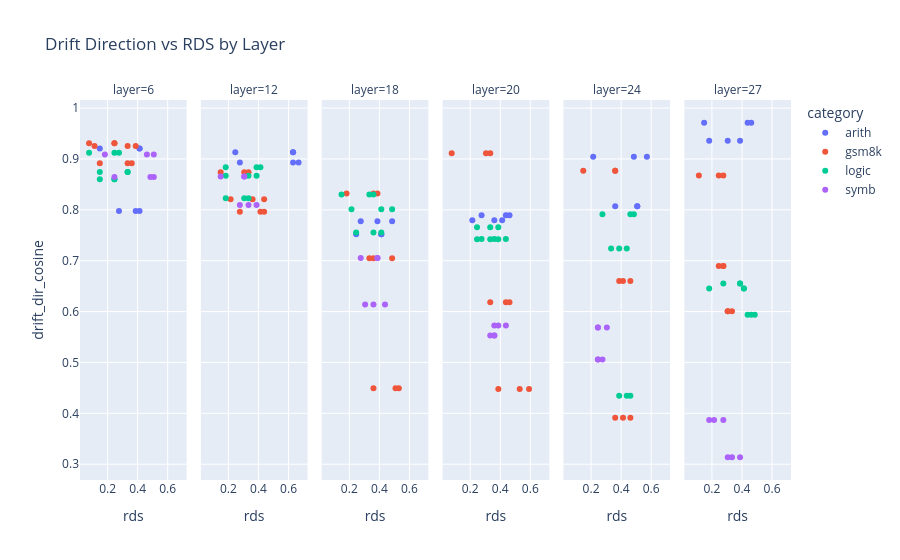

Notebook code cell kept with this figure:
### Markdown cell above
## Drift Direction Cosine vs RDS

### Code cell
if 'detail' in locals():
    fig = px.scatter(detail, x="rds", y="drift_dir_cosine", color="category", 
                     hover_name="problem_id", facet_col="layer",
                     title="Drift Direction vs RDS by Layer")
    fig.show()

### Figure 1 — Plotly figure (JSON) as saved in the notebook; plotly's stock layout.template omitted (floating-point values rounded to 4 significant figures)
{"data": [{"hovertemplate": "<b>%{hovertext}</b><br><br>category=arith<br>layer=6<br>rds=%{x}<br>drift_dir_cosine=%{y}<extra></extra>", "hovertext": ["arith_5", "arith_5", "arith_5", "arith_6", "arith_6", "arith_6"], "legendgroup": "arith", "marker": {"color": "#636efa", "symbol": "circle"}, "mode": "markers", "name": "arith", "orientation": "v", "showlegend": true, "type": "scatter", "x": [0.4127, 0.4127, 0.1481, 0.4127, 0.3871, 0.2759], "xaxis": "x", "y": [0.9206, 0.9206, 0.9206, 0.7976, 0.7976, 0.7976], "yaxis": "y"}, {"hovertemplate": "<b>%{hovertext}</b><br><br>category=arith<br>layer=12<br>rds=%{x}<br>drift_dir_cosine=%{y}<extra></extra>", "hovertext": ["arith_5", "arith_5", "arith_5", "arith_6", "arith_6", "arith_6"], "legendgroup": "arith", "marker": {"color": "#636efa", "symbol": "circle"}, "mode": "markers", "name": "arith", "orientation": "v", "showlegend": false, "type": "scatter", "x": [0.6301, 0.6301, 0.2456, 0.6667, 0.6301, 0.2759], "xaxis": "x2", "y": [0.9132, 0.9132, 0.9132, 0.8932, 0.8932, 0.8932], "yaxis": "y2"}, {"hovertemplate": "<b>%{hovertext}</b><br><br>category=arith<br>layer=18<br>rds=%{x}<br>drift_dir_cosine=%{y}<extra></extra>", "hovertext": ["arith_5", "arith_5", "arith_5", "arith_6", "arith_6", "arith_6"], "legendgroup": "arith", "marker": {"color": "#636efa", "symbol": "circle"}, "mode": "markers", "name": "arith", "orientation": "v", "showlegend": false, "type": "scatter", "x": [0.3871, 0.4848, 0.2759, 0.4127, 0.4127, 0.2456], "xaxis": "x3", "y": [0.7775, 0.7775, 0.7775, 0.7519, 0.7519, 0.7519], "yaxis": "y3"}, {"hovertemplate": "<b>%{hovertext}</b><br><br>category=arith<br>layer=20<br>rds=%{x}<br>drift_dir_cosine=%{y}<extra></extra>", "hovertext": ["arith_5", "arith_5", "arith_5", "arith_6", "arith_6", "arith_6"], "legendgroup": "arith", "marker": {"color": "#636efa", "symbol": "circle"}, "mode": "markers", "name": "arith", "orientation": "v", "showlegend": false, "type": "scatter", "x": [0.4615, 0.4375, 0.2759, 0.3607, 0.4127, 0.2143], "xaxis": "x4", "y": [0.7893, 0.7893, 0.7893, 0.7793, 0.7793, 0.7793], "yaxis": "y4"}, {"hovertemplate": "<b>%{hovertext}</b><br><br>category=arith<br>layer=24<br>rds=%{x}<br>drift_dir_cosine=%{y}<extra></extra>", "hovertext": ["arith_5", "arith_5", "arith_5", "arith_6", "arith_6", "arith_6"], "legendgroup": "arith", "marker": {"color": "#636efa", "symbol": "circle"}, "mode": "markers", "name": "arith", "orientation": "v", "showlegend": false, "type": "scatter", "x": [0.5714, 0.4848, 0.2143, 0.5075, 0.5075, 0.3607], "xaxis": "x5", "y": [0.9046, 0.9046, 0.9046, 0.8072, 0.8072, 0.8072], "yaxis": "y5"}, {"hovertemplate": "<b>%{hovertext}</b><br><br>category=arith<br>layer=27<br>rds=%{x}<br>drift_dir_cosine=%{y}<extra></extra>", "hovertext": ["arith_5", "arith_5", "arith_5", "arith_6", "arith_6", "arith_6"], "legendgroup": "arith", "marker": {"color": "#636efa", "symbol": "circle"}, "mode": "markers", "name": "arith", "orientation": "v", "showlegend": false, "type": "scatter", "x": [0.4615, 0.4375, 0.1481, 0.3051, 0.3871, 0.1818], "xaxis": "x6", "y": [0.9712, 0.9712, 0.9712, 0.9359, 0.9359, 0.9359], "yaxis": "y6"}, {"hovertemplate": "<b>%{hovertext}</b><br><br>category=gsm8k<br>layer=6<br>rds=%{x}<br>drift_dir_cosine=%{y}<extra></extra>", "hovertext": ["gsm8k_10", "gsm8k_10", "gsm8k_10", "gsm8k_11", "gsm8k_11", "gsm8k_11", "gsm8k_16", "gsm8k_16", "gsm8k_16"], "legendgroup": "gsm8k", "marker": {"color": "#EF553B", "symbol": "circle"}, "mode": "markers", "name": "gsm8k", "orientation": "v", "showlegend": true, "type": "scatter", "x": [0.3871, 0.3333, 0.1132, 0.2456, 0.2456, 0.07692, 0.3607, 0.3333, 0.1481], "xaxis": "x", "y": [0.9256, 0.9256, 0.9256, 0.9311, 0.9311, 0.9311, 0.8916, 0.8916, 0.8916], "yaxis": "y"}, {"hovertemplate": "<b>%{hovertext}</b><br><br>category=gsm8k<br>layer=12<br>rds=%{x}<br>drift_dir_cosine=%{y}<extra></extra>", "hovertext": ["gsm8k_10", "gsm8k_10", "gsm8k_10", "gsm8k_11", "gsm8k_11", "gsm8k_11", "gsm8k_16", "gsm8k_16", "gsm8k_16"], "legendgroup": "gsm8k", "marker": {"color": "#EF553B", "symbol": "circle"}, "mode": "markers", "name": "gsm8k", "orientation": "v", "showlegend": false, "type": "scatter", "x": [0.4375, 0.3607, 0.2143, 0.4127, 0.4375, 0.2759, 0.3051, 0.3333, 0.1481], "xaxis": "x2", "y": [0.8209, 0.8209, 0.8209, 0.7962, 0.7962, 0.7962, 0.8741, 0.8741, 0.8741], "yaxis": "y2"}, {"hovertemplate": "<b>%{hovertext}</b><br><br>category=gsm8k<br>layer=18<br>rds=%{x}<br>drift_dir_cosine=%{y}<extra></extra>", "hovertext": ["gsm8k_10", "gsm8k_10", "gsm8k_10", "gsm8k_11", "gsm8k_11", "gsm8k_11", "gsm8k_16", "gsm8k_16", "gsm8k_16"], "legendgroup": "gsm8k", "marker": {"color": "#EF553B", "symbol": "circle"}, "mode": "markers", "name": "gsm8k", "orientation": "v", "showlegend": false, "type": "scatter", "x": [0.4848, 0.3607, 0.3333, 0.3607, 0.3871, 0.1818, 0.3607, 0.5294, 0.5075], "xaxis": "x3", "y": [0.7049, 0.7049, 0.7049, 0.8322, 0.8322, 0.8322, 0.4493, 0.4493, 0.4493], "yaxis": "y3"}, {"hovertemplate": "<b>%{hovertext}</b><br><br>category=gsm8k<br>layer=20<br>rds=%{x}<br>drift_dir_cosine=%{y}<extra></extra>", "hovertext": ["gsm8k_10", "gsm8k_10", "gsm8k_10", "gsm8k_11", "gsm8k_11", "gsm8k_11", "gsm8k_16", "gsm8k_16", "gsm8k_16"], "legendgroup": "gsm8k", "marker": {"color": "#EF553B", "symbol": "circle"}, "mode": "markers", "name": "gsm8k", "orientation": "v", "showlegend": false, "type": "scatter", "x": [0.4615, 0.4375, 0.3333, 0.3333, 0.3051, 0.07692, 0.3871, 0.5915, 0.5294], "xaxis": "x4", "y": [0.6182, 0.6182, 0.6182, 0.9112, 0.9112, 0.9112, 0.4478, 0.4478, 0.4478], "yaxis": "y4"}, {"hovertemplate": "<b>%{hovertext}</b><br><br>category=gsm8k<br>layer=24<br>rds=%{x}<br>drift_dir_cosine=%{y}<extra></extra>", "hovertext": ["gsm8k_10", "gsm8k_10", "gsm8k_10", "gsm8k_11", "gsm8k_11", "gsm8k_11", "gsm8k_16", "gsm8k_16", "gsm8k_16"], "legendgroup": "gsm8k", "marker": {"color": "#EF553B", "symbol": "circle"}, "mode": "markers", "name": "gsm8k", "orientation": "v", "showlegend": false, "type": "scatter", "x": [0.4615, 0.3871, 0.4127, 0.3607, 0.3607, 0.1481, 0.3607, 0.4615, 0.4127], "xaxis": "x5", "y": [0.6602, 0.6602, 0.6602, 0.8766, 0.8766, 0.8766, 0.3912, 0.3912, 0.3912], "yaxis": "y5"}, {"hovertemplate": "<b>%{hovertext}</b><br><br>category=gsm8k<br>layer=27<br>rds=%{x}<br>drift_dir_cosine=%{y}<extra></extra>", "hovertext": ["gsm8k_10", "gsm8k_10", "gsm8k_10", "gsm8k_11", "gsm8k_11", "gsm8k_11", "gsm8k_16", "gsm8k_16", "gsm8k_16"], "legendgroup": "gsm8k", "marker": {"color": "#EF553B", "symbol": "circle"}, "mode": "markers", "name": "gsm8k", "orientation": "v", "showlegend": false, "type": "scatter", "x": [0.3333, 0.3051, 0.3051, 0.2759, 0.2456, 0.1132, 0.2759, 0.2456, 0.2759], "xaxis": "x6", "y": [0.6007, 0.6007, 0.6007, 0.8673, 0.8673, 0.8673, 0.6895, 0.6895, 0.6895], "yaxis": "y6"}, {"hovertemplate": "<b>%{hovertext}</b><br><br>category=logic<br>layer=6<br>rds=%{x}<br>drift_dir_cosine=%{y}<extra></extra>", "hovertext": ["logic_23", "logic_23", "logic_23", "logic_28", "logic_28", "logic_28", "logic_29", "logic_29", "logic_29"], "legendgroup": "logic", "marker": {"color": "#00cc96", "symbol": "circle"}, "mode": "markers", "name": "logic", "orientation": "v", "showlegend": true, "type": "scatter", "x": [0.3333, 0.3333, 0.1481, 0.2456, 0.2456, 0.1481, 0.2759, 0.2456, 0.07692], "xaxis": "x", "y": [0.8743, 0.8743, 0.8743, 0.8603, 0.8603, 0.8603, 0.912, 0.912, 0.912], "yaxis": "y"}, {"hovertemplate": "<b>%{hovertext}</b><br><br>category=logic<br>layer=12<br>rds=%{x}<br>drift_dir_cosine=%{y}<extra></extra>", "hovertext": ["logic_23", "logic_23", "logic_23", "logic_28", "logic_28", "logic_28", "logic_29", "logic_29", "logic_29"], "legendgroup": "logic", "marker": {"color": "#00cc96", "symbol": "circle"}, "mode": "markers", "name": "logic", "orientation": "v", "showlegend": false, "type": "scatter", "x": [0.3333, 0.3871, 0.1818, 0.3871, 0.4127, 0.1818, 0.3051, 0.3333, 0.1818], "xaxis": "x2", "y": [0.867, 0.867, 0.867, 0.8839, 0.8839, 0.8839, 0.8225, 0.8225, 0.8225], "yaxis": "y2"}, {"hovertemplate": "<b>%{hovertext}</b><br><br>category=logic<br>layer=18<br>rds=%{x}<br>drift_dir_cosine=%{y}<extra></extra>", "hovertext": ["logic_23", "logic_23", "logic_23", "logic_28", "logic_28", "logic_28", "logic_29", "logic_29", "logic_29"], "legendgroup": "logic", "marker": {"color": "#00cc96", "symbol": "circle"}, "mode": "markers", "name": "logic", "orientation": "v", "showlegend": false, "type": "scatter", "x": [0.4127, 0.3607, 0.2456, 0.3607, 0.3333, 0.1481, 0.4848, 0.4127, 0.2143], "xaxis": "x3", "y": [0.7555, 0.7555, 0.7555, 0.8302, 0.8302, 0.8302, 0.8013, 0.8013, 0.8013], "yaxis": "y3"}, {"hovertemplate": "<b>%{hovertext}</b><br><br>category=logic<br>layer=20<br>rds=%{x}<br>drift_dir_cosine=%{y}<extra></extra>", "hovertext": ["logic_23", "logic_23", "logic_23", "logic_28", "logic_28", "logic_28", "logic_29", "logic_29", "logic_29"], "legendgroup": "logic", "marker": {"color": "#00cc96", "symbol": "circle"}, "mode": "markers", "name": "logic", "orientation": "v", "showlegend": false, "type": "scatter", "x": [0.3333, 0.3871, 0.2456, 0.3871, 0.3333, 0.2456, 0.4375, 0.3607, 0.2759], "xaxis": "x4", "y": [0.7656, 0.7656, 0.7656, 0.7423, 0.7423, 0.7423, 0.7427, 0.7427, 0.7427], "yaxis": "y4"}, {"hovertemplate": "<b>%{hovertext}</b><br><br>category=logic<br>layer=24<br>rds=%{x}<br>drift_dir_cosine=%{y}<extra></extra>", "hovertext": ["logic_23", "logic_23", "logic_23", "logic_28", "logic_28", "logic_28", "logic_29", "logic_29", "logic_29"], "legendgroup": "logic", "marker": {"color": "#00cc96", "symbol": "circle"}, "mode": "markers", "name": "logic", "orientation": "v", "showlegend": false, "type": "scatter", "x": [0.4615, 0.4848, 0.2759, 0.4375, 0.4615, 0.3871, 0.3871, 0.4375, 0.3333], "xaxis": "x5", "y": [0.7911, 0.7911, 0.7911, 0.4346, 0.4346, 0.4346, 0.724, 0.724, 0.724], "yaxis": "y5"}, {"hovertemplate": "<b>%{hovertext}</b><br><br>category=logic<br>layer=27<br>rds=%{x}<br>drift_dir_cosine=%{y}<extra></extra>", "hovertext": ["logic_23", "logic_23", "logic_23", "logic_28", "logic_28", "logic_28", "logic_29", "logic_29", "logic_29"], "legendgroup": "logic", "marker": {"color": "#00cc96", "symbol": "circle"}, "mode": "markers", "name": "logic", "orientation": "v", "showlegend": false, "type": "scatter", "x": [0.3871, 0.3871, 0.2759, 0.4375, 0.4848, 0.4615, 0.4127, 0.4127, 0.1818], "xaxis": "x6", "y": [0.6552, 0.6552, 0.6552, 0.5939, 0.5939, 0.5939, 0.6452, 0.6452, 0.6452], "yaxis": "y6"}, {"hovertemplate": "<b>%{hovertext}</b><br><br>category=symb<br>layer=6<br>rds=%{x}<br>drift_dir_cosine=%{y}<extra></extra>", "hovertext": ["symb_10", "symb_10", "symb_10", "symb_3", "symb_3", "symb_3"], "legendgroup": "symb", "marker": {"color": "#ab63fa", "symbol": "circle"}, "mode": "markers", "name": "symb", "orientation": "v", "showlegend": true, "type": "scatter", "x": [0.5075, 0.4615, 0.1818, 0.5075, 0.4848, 0.2456], "xaxis": "x", "y": [0.9085, 0.9085, 0.9085, 0.8644, 0.8644, 0.8644], "yaxis": "y"}, {"hovertemplate": "<b>%{hovertext}</b><br><br>category=symb<br>layer=12<br>rds=%{x}<br>drift_dir_cosine=%{y}<extra></extra>", "hovertext": ["symb_10", "symb_10", "symb_10", "symb_3", "symb_3", "symb_3"], "legendgroup": "symb", "marker": {"color": "#ab63fa", "symbol": "circle"}, "mode": "markers", "name": "symb", "orientation": "v", "showlegend": false, "type": "scatter", "x": [0.3333, 0.3871, 0.2759, 0.3051, 0.3051, 0.1481], "xaxis": "x2", "y": [0.8096, 0.8096, 0.8096, 0.8654, 0.8654, 0.8654], "yaxis": "y2"}, {"hovertemplate": "<b>%{hovertext}</b><br><br>category=symb<br>layer=18<br>rds=%{x}<br>drift_dir_cosine=%{y}<extra></extra>", "hovertext": ["symb_10", "symb_10", "symb_10", "symb_3", "symb_3", "symb_3"], "legendgroup": "symb", "marker": {"color": "#ab63fa", "symbol": "circle"}, "mode": "markers", "name": "symb", "orientation": "v", "showlegend": false, "type": "scatter", "x": [0.3871, 0.3871, 0.2759, 0.3051, 0.4375, 0.3607], "xaxis": "x3", "y": [0.7055, 0.7055, 0.7055, 0.6141, 0.6141, 0.6141], "yaxis": "y3"}, {"hovertemplate": "<b>%{hovertext}</b><br><br>category=symb<br>layer=20<br>rds=%{x}<br>drift_dir_cosine=%{y}<extra></extra>", "hovertext": ["symb_10", "symb_10", "symb_10", "symb_3", "symb_3", "symb_3"], "legendgroup": "symb", "marker": {"color": "#ab63fa", "symbol": "circle"}, "mode": "markers", "name": "symb", "orientation": "v", "showlegend": false, "type": "scatter", "x": [0.4375, 0.3607, 0.3871, 0.3333, 0.3607, 0.3607], "xaxis": "x4", "y": [0.5726, 0.5726, 0.5726, 0.5529, 0.5529, 0.5529], "yaxis": "y4"}, {"hovertemplate": "<b>%{hovertext}</b><br><br>category=symb<br>layer=24<br>rds=%{x}<br>drift_dir_cosine=%{y}<extra></extra>", "hovertext": ["symb_10", "symb_10", "symb_10", "symb_3", "symb_3", "symb_3"], "legendgroup": "symb", "marker": {"color": "#ab63fa", "symbol": "circle"}, "mode": "markers", "name": "symb", "orientation": "v", "showlegend": false, "type": "scatter", "x": [0.2759, 0.2456, 0.2456, 0.2456, 0.2456, 0.3051], "xaxis": "x5", "y": [0.5057, 0.5057, 0.5057, 0.5687, 0.5687, 0.5687], "yaxis": "y5"}, {"hovertemplate": "<b>%{hovertext}</b><br><br>category=symb<br>layer=27<br>rds=%{x}<br>drift_dir_cosine=%{y}<extra></extra>", "hovertext": ["symb_10", "symb_10", "symb_10", "symb_3", "symb_3", "symb_3"], "legendgroup": "symb", "marker": {"color": "#ab63fa", "symbol": "circle"}, "mode": "markers", "name": "symb", "orientation": "v", "showlegend": false, "type": "scatter", "x": [0.1818, 0.2759, 0.2143, 0.3051, 0.3871, 0.3333], "xaxis": "x6", "y": [0.3869, 0.3869, 0.3869, 0.3136, 0.3136, 0.3136], "yaxis": "y6"}], "layout": {"annotations": [{"font": {}, "showarrow": false, "text": "layer=6", "x": 0.075, "xanchor": "center", "xref": "paper", "y": 1, "yanchor": "bottom", "yref": "paper"}, {"font": {}, "showarrow": false, "text": "layer=12", "x": 0.245, "xanchor": "center", "xref": "paper", "y": 1, "yanchor": "bottom", "yref": "paper"}, {"font": {}, "showarrow": false, "text": "layer=18", "x": 0.415, "xanchor": "center", "xref": "paper", "y": 1, "yanchor": "bottom", "yref": "paper"}, {"font": {}, "showarrow": false, "text": "layer=20", "x": 0.585, "xanchor": "center", "xref": "paper", "y": 1, "yanchor": "bottom", "yref": "paper"}, {"font": {}, "showarrow": false, "text": "layer=24", "x": 0.755, "xanchor": "center", "xref": "paper", "y": 1, "yanchor": "bottom", "yref": "paper"}, {"font": {}, "showarrow": false, "text": "layer=27", "x": 0.925, "xanchor": "center", "xref": "paper", "y": 1, "yanchor": "bottom", "yref": "paper"}], "legend": {"title": {"text": "category"}, "tracegroupgap": 0}, "title": {"text": "Drift Direction vs RDS by Layer"}, "xaxis": {"anchor": "y", "domain": [0, 0.15], "title": {"text": "rds"}}, "xaxis2": {"anchor": "y2", "domain": [0.17, 0.32], "matches": "x", "title": {"text": "rds"}}, "xaxis3": {"anchor": "y3", "domain": [0.34, 0.49], "matches": "x", "title": {"text": "rds"}}, "xaxis4": {"anchor": "y4", "domain": [0.51, 0.66], "matches": "x", "title": {"text": "rds"}}, "xaxis5": {"anchor": "y5", "domain": [0.68, 0.83], "matches": "x", "title": {"text": "rds"}}, "xaxis6": {"anchor": "y6", "domain": [0.85, 1], "matches": "x", "title": {"text": "rds"}}, "yaxis": {"anchor": "x", "domain": [0, 1], "title": {"text": "drift_dir_cosine"}}, "yaxis2": {"anchor": "x2", "domain": [0, 1], "matches": "y", "showticklabels": false}, "yaxis3": {"anchor": "x3", "domain": [0, 1], "matches": "y", "showticklabels": false}, "yaxis4": {"anchor": "x4", "domain": [0, 1], "matches": "y", "showticklabels": false}, "yaxis5": {"anchor": "x5", "domain": [0, 1], "matches": "y", "showticklabels": false}, "yaxis6": {"anchor": "x6", "domain": [0, 1], "matches": "y", "showticklabels": false}}}
